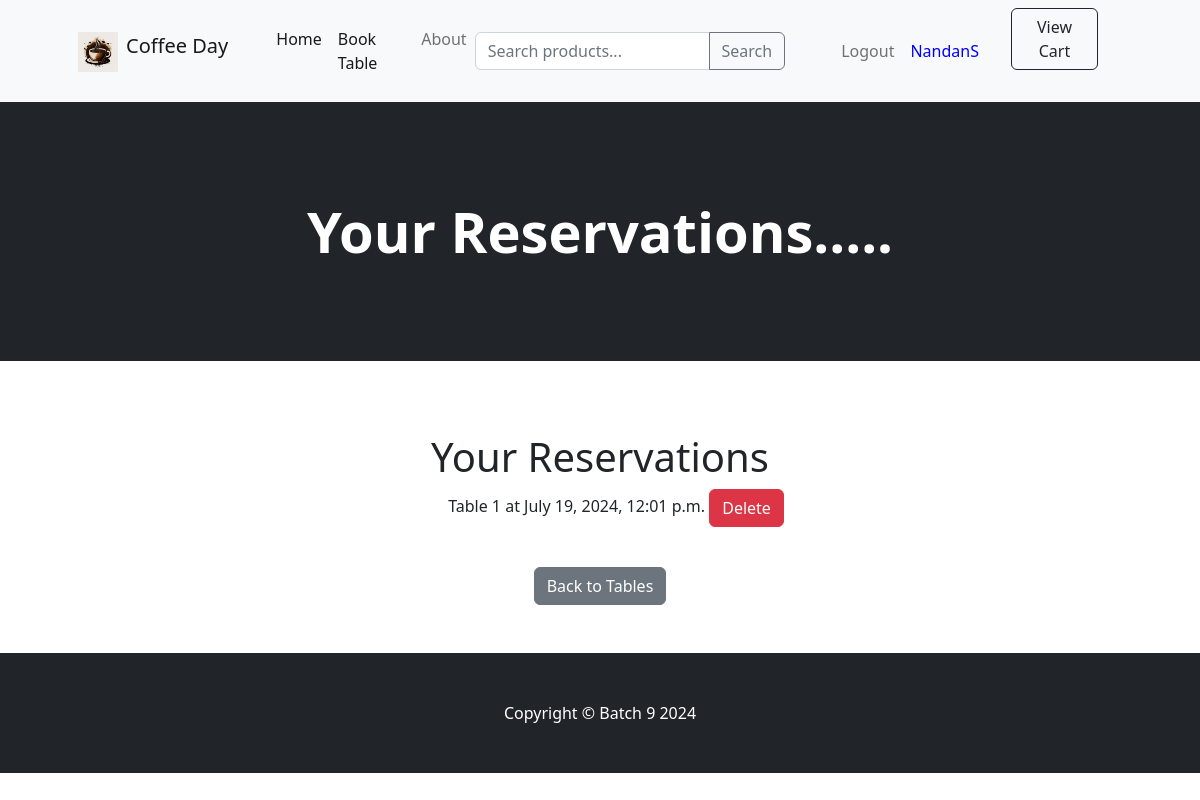
The page /reservations/ (signed in) on the database its author committed.
### app/models.py (models this page shows, shortened)
class User(AbstractUser):
    is_admin=models.BooleanField('Is admin',default=False)
    is_customer = models.BooleanField('Is customer',default=True)
    is_employee = models.BooleanField('Is employee',default=False)

class Reservation(models.Model):
    user = models.ForeignKey(User, on_delete=models.CASCADE)
    table = models.ForeignKey(Table, on_delete=models.CASCADE)
    reservation_time = models.DateTimeField()
    is_reserved = models.BooleanField(default=True)

class Table(models.Model):
    table_number = models.PositiveIntegerField(unique=True)
    res=models.BooleanField(default=False)
    def __str__(self):
        return f"Table {self.table_number}"

### app/views.py (the view)
# urls.py: path('reservations/', reservation_list, name='reservation_list'),
def reservation_list(request):
    reservations = Reservation.objects.filter(user=request.user)
    return render(request, 'reservation_list.html', {'reservations': reservations})

### app/templates/reservation_list.html (shortened to what this page needs)
{% extends "base.html" %}
{% block contant %}
{% include "navbar.html" %}
<header class="bg-dark py-5">
    <div class="container px-4 px-lg-5 my-5">
        <div class="text-center text-white">
            <h1 class="display-4 fw-bolder">Your Reservations.....</h1>
        </div>
    </div>
</header>
<div align="center">
    <br><br><br>
    <h1>Your Reservations</h1>
    <ul>
        {% for reservation in reservations %}
            <li style="list-style-type: none;">{{ reservation.table }} at {{ reservation.reservation_time }}
                <form action="{% url 'delete_reservation' reservation.id %}" method="post" style="display:inline;">
                    <button type="submit" class="btn btn-danger">Delete</button>
                </form>
            </li><br>
        {% endfor %}
    </ul>
    <a href="{% url 'table_list' %}" class="btn btn-secondary">Back to Tables</a>
 <br><br><br>
{% endblock %}

### app/templates/navbar.html (shortened to what this page needs)
{% load static %}
    <nav class="navbar navbar-expand-lg navbar-light bg-light">
    <div class="container px-4 px-lg-5">
        <a class="navbar-brand" href="">
            <img src="{% static 'img.jpg' %}" alt="Coffee Icon" width="40" height="40" class="d-inline-block align-text-top me-2">Coffee Day</a>
        <div class="collapse navbar-collapse" id="navbarSupportedContent">
            <ul class="navbar-nav me-auto mb-2 mb-lg-0 ms-lg-4">
                {% if user.is_customer %}
                    <li class="nav-item"><a class="nav-link active" aria-current="page" href="{% url 'index' %}">Home</a></li>
                    <li class="nav-item"><a class="nav-link active" aria-current="page" href="{% url 'table_list' %}">Book Table</a></li>
                {% endif %}
                <li class="nav-item"><a class="nav-link" href="{% url 'about' %}">About</a></li>
            </ul>
            {% if user.is_customer %}
            <form action="{% url 'search_products' %}" method="get" class="navbar-form">
                <div class="input-group">
                    <input type="text" class="form-control" placeholder="Search products..." name="q">
                    <button type="submit" class="btn btn-outline-secondary">Search</button>
                </div>
            </form>
            {% endif %}
            <ul class="navbar-nav mb-5 mb-lg-0 me-auto ms-lg-5">
                {% if user.is_authenticated %}
                    <li class="nav-item"><a class="nav-link" href="{% url 'logout' %}">Logout</a></li>
                {% else %}
                    <li class="nav-item"><a class="nav-link" href="{% url 'index' %}">Home</a></li>
                    <li class="nav-item"><a class="nav-link" href="{% url 'login' %}">Login</a></li>
                    <li class="nav-item"><a class="nav-link" href="{% url 'register' %}">Register</a></li>
                {% endif %}
                {% if user.is_customer %}
                    <li class="nav-item"><a class="nav-link" style="color:blue;" href="{% url 'manage_profile' user.id %}">{{ user.username }}</a></li>
                {% endif %}
            </ul>
            {% if user.is_authenticated and user.is_customer %}
            <div class="navbar-nav">
                <div class="card-footer p-4 pt-0 border-top-0 bg-transparent">
                    <div class="text-center"><a class="btn btn-outline-dark mt-auto" href="{% url 'view_cart' %}">View Cart</a></div>
                </div>
            </div>
            {% endif %}
        </div>
    </div>
</nav>

### rows shown on the page
User: username "NandanS"
Reservation: table "Table 1", reservation_time "July 19, 2024, 12:01 p.m."
